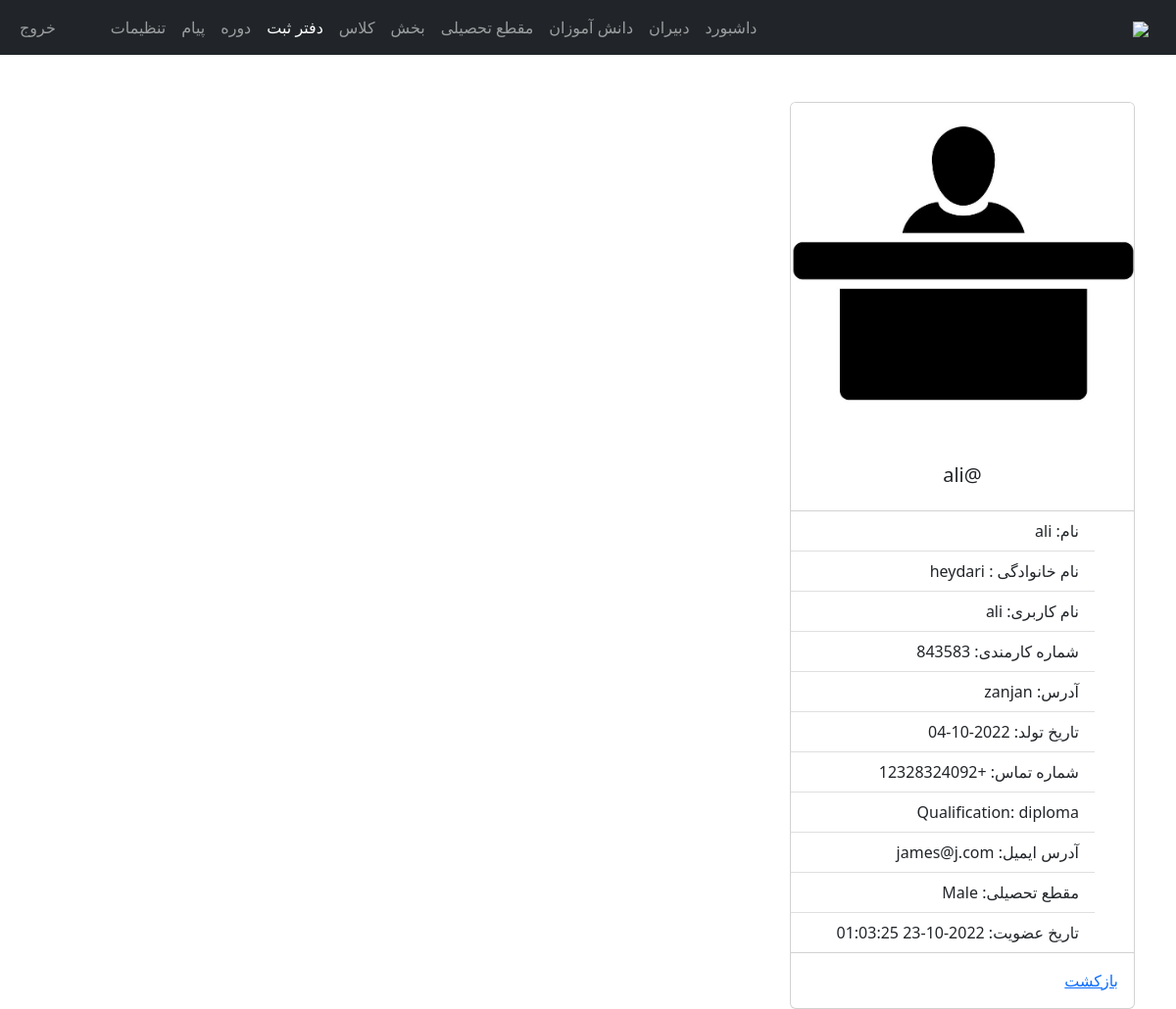
Page /admin/registrar-office-view.php?r_user_id=1 (signed in) on the committed database.
### tables this page shows
CREATE TABLE `registrar_office` (
  `r_user_id` int(11) NOT NULL,
  `username` varchar(127) NOT NULL,
  `password` varchar(255) NOT NULL,
  `fname` varchar(31) NOT NULL,
  `lname` varchar(31) NOT NULL,
  `address` varchar(31) NOT NULL,
  `employee_number` int(11) NOT NULL,
  `date_of_birth` date NOT NULL,
  `phone_number` varchar(31) NOT NULL,
  `qualification` varchar(31) NOT NULL,
  `gender` varchar(7) NOT NULL,
  `email_address` varchar(255) NOT NULL,
  `date_of_joined` datetime NOT NULL DEFAULT current_timestamp()
);

### admin/data/registrar_office.php (called while the page is built, shortened)
<?php
function getR_usersById($r_user_id, $conn){
   $sql = "SELECT * FROM registrar_office
           WHERE r_user_id=?";
   $stmt = $conn->prepare($sql);
   $stmt->execute([$r_user_id]);
   if ($stmt->rowCount() == 1) {
     $teacher = $stmt->fetch();
     return $teacher;
   }else {
    return 0;
   }
}

### admin/registrar-office-view.php (the view, shortened to what this page needs)
<?php
if (
  isset($_SESSION['admin_id']) &&
  isset($_SESSION['role'])
) {
  if ($_SESSION['role'] == 'Admin') {
    include "../DB_connection.php";
    include "data/registrar_office.php";
    if (isset($_GET['r_user_id'])) {
      $r_user_id = $_GET['r_user_id'];
      $r_user = getR_usersById($r_user_id, $conn);
?>
      <!DOCTYPE html>
      <html lang="fa" dir="rtl">
      <head>
        <link rel="stylesheet" href="https://cdn.jsdelivr.net/npm/bootstrap@5.2.0/dist/css/bootstrap.min.css">
        <link rel="stylesheet" href="../css/style.css">
        <link rel="stylesheet" href="https://cdnjs.cloudflare.com/ajax/libs/font-awesome/4.7.0/css/font-awesome.min.css">
      </head>
      <body>
        <?php
        include "inc/navbar.php";
        if ($r_user != 0) {
        ?>
          <div class="container mt-5">
            <div class="card" style="width: 22rem;">
              <img src="../img/registrar-office-<?= $r_user['gender'] ?>.jpg" class="card-img-top" alt="...">
              <div class="card-body">
                <h5 class="card-title text-center">@<?= $r_user['username'] ?></h5>
              </div>
              <ul class="list-group list-group-flush">
                <li class="list-group-item">نام: <?= $r_user['fname'] ?></li>
                <li class="list-group-item">نام خانوادگی : <?= $r_user['lname'] ?></li>
                <li class="list-group-item">نام کاربری: <?= $r_user['username'] ?></li>
                <li class="list-group-item">شماره کارمندی: <?= $r_user['employee_number'] ?></li>
                <li class="list-group-item">آدرس: <?= $r_user['address'] ?></li>
                <li class="list-group-item">تاریخ تولد: <?= $r_user['date_of_birth'] ?></li>
                <li class="list-group-item">شماره تماس: <?= $r_user['phone_number'] ?></li>
                <li class="list-group-item">Qualification: <?= $r_user['qualification'] ?></li>
                <li class="list-group-item">آدرس ایمیل: <?= $r_user['email_address'] ?></li>
                <li class="list-group-item">مقطع تحصیلی: <?= $r_user['gender'] ?></li>
                <li class="list-group-item">تاریخ عضویت: <?= $r_user['date_of_joined'] ?></li>
              </ul>
              <div class="card-body">
                <a href="registrar-office.php" class="card-link">بازکشت</a>
              </div>
            </div>
          </div>
        <?php
        } else {
          header("Location: registrar-office.php");
          exit;
        }
        ?>
      </body>
      </html>
<?php
    } else {
      header("Location: registrar-office.php");
      exit;
    }
  } else {
    header("Location: ../login.php");
    exit;
  }
} else {
  header("Location: ../login.php");
  exit;
}
?>

### rows in the picture
registrar_office: gender (picture), username "ali", fname "ali", lname "heydari", employee_number "843583", address "zanjan", date_of_birth "2022-10-04", phone_number "+12328324092", qualification "diploma", email_address "james@j.com", gender "Male", date_of_joined "2022-10-23 01:03:25"
